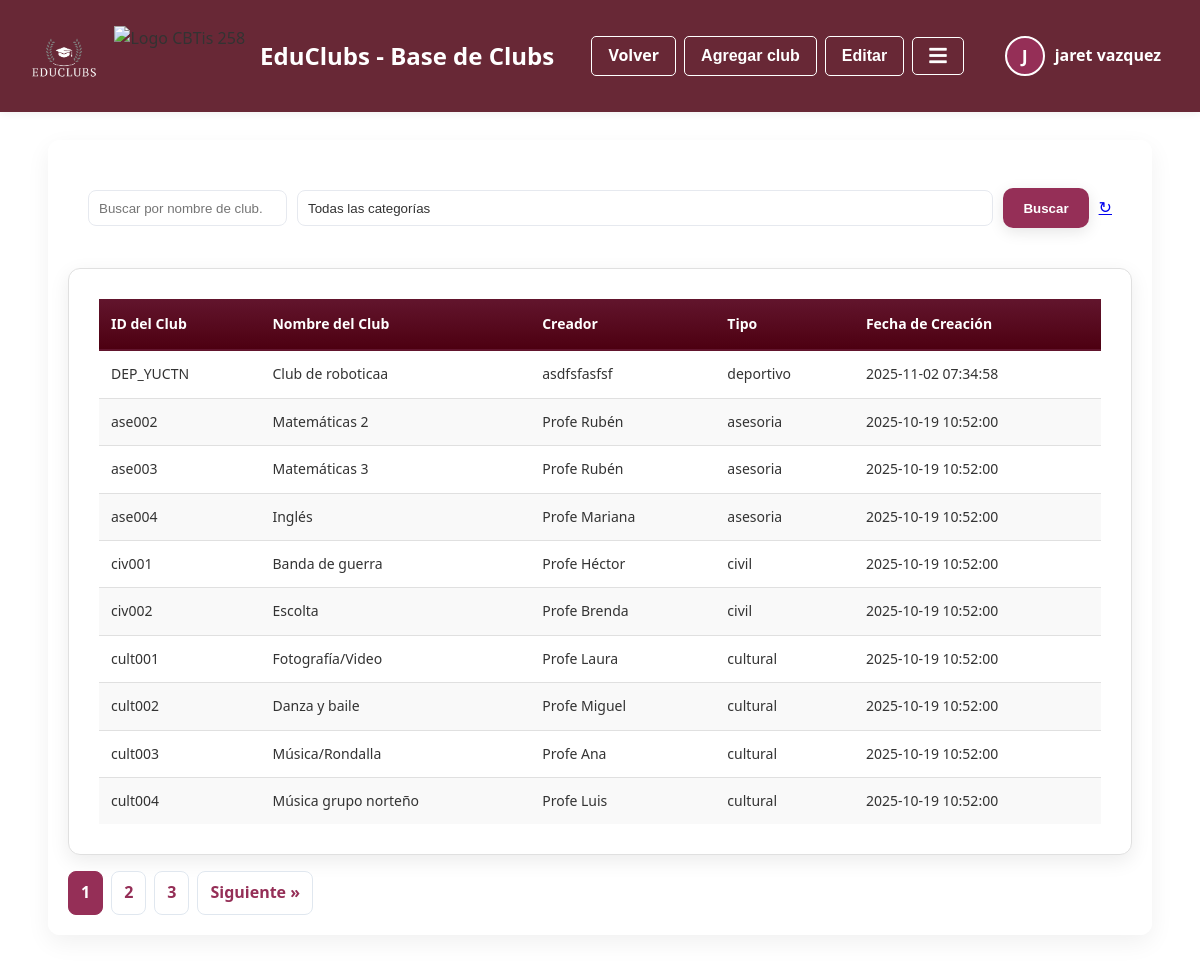
/view_clubs.php (signed in), run on the app's committed database.
### tables this page shows
CREATE TABLE `clubs` (
  `club_id` varchar(50) NOT NULL,
  `club_name` varchar(100) NOT NULL,
  `password` varchar(255) DEFAULT NULL,
  `creator_name` varchar(100) NOT NULL,
  `club_type` enum('cultural','deportivo','civil','asesoria') NOT NULL,
  `created_at` datetime DEFAULT current_timestamp()
);

### view_clubs.php (the view, shortened to what this page needs)
<?php
require 'includes/config.php';
$search = trim($_GET['search'] ?? '');
$type = trim($_GET['type'] ?? '');
$page = max(1, intval($_GET['page'] ?? 1));
$limit = 10;
$offset = ($page - 1) * $limit;
$params = [];
$whereSql = '';
$countSql = "SELECT COUNT(*) FROM clubs $whereSql";
$countStmt = $pdo->prepare($countSql);
$countStmt->execute($params);
$total = (int) $countStmt->fetchColumn();
$totalPages = $total > 0 ? ceil($total / $limit) : 1;
$sql = "SELECT club_id, club_name, creator_name, club_type, created_at FROM clubs $whereSql ORDER BY created_at DESC LIMIT ? OFFSET ?";
$stmt = $pdo->prepare($sql);
$paramIndex = 1;
$stmt->bindValue($paramIndex++, $limit, PDO::PARAM_INT);
$stmt->bindValue($paramIndex++, $offset, PDO::PARAM_INT);
$stmt->execute();
$clubs = $stmt->fetchAll(PDO::FETCH_ASSOC);
?>
<!doctype html>
<html lang="es">
<head>
  <link rel="stylesheet" href="https://cdnjs.cloudflare.com/ajax/libs/font-awesome/5.15.3/css/all.min.css">
  <link rel="stylesheet" href="css/main-modern.css">
  <link rel="stylesheet" href="css/menu.css">
  <link rel="stylesheet" href="css/table-styles.css?v=<?= time() ?>">
  <link rel="stylesheet" href="css/notification.css?v=<?= time() ?>">
</head>
<body class="fade-in-content">
 <header class="main-header">
    <div class="logo">
        <img src="admin/assets/img/logo.png" alt="Logo EduClubs" style="height: 80px; margin-right: 10px;">
        <img src="https://imgs.search.brave.com/iH58Yz2SiQN00OY9h2I7Efo09BFFa5heeAaEj_uNTsM/rs:fit:860:0:0:0/g:ce/aHR0cHM6Ly9jYnRp/czI1OC5lZHUubXgv/d3AtY29udGVudC91/cGxvYWRzLzIwMjQv/MDgvY2J0aXMyNTgt/bG9nby5wbmc" alt="Logo CBTis 258" style="height: 60px; margin-right: 15px;">
        <span>EduClubs - Base de Clubs</span>
    </div>
  <div class="header-actions">
    <a href="teacher/dashboard.php" class="btn">Volver</a>
    <button id="openModalBtn" class="btn" type="button" aria-haspopup="dialog" onclick="document.getElementById('modal').classList.add('show');document.body.style.overflow='hidden'"> Agregar club</button>
    <button id="toggleEditBtn" class="btn" type="button">Editar</button>
    <div style="display: flex; align-items: center; gap: 12px; margin-left: auto;">
        <?php include 'includes/teacher_menu.php'; ?>
    </div>
  </div>
 </header>
  <div class="container fade-in-content">
    <div class="card">
      <form id="filterForm" class="filter-row">
        <input type="search" id="searchInput" name="search" placeholder="Buscar por nombre de club..." value="<?= htmlspecialchars($search) ?>">
        <select id="typeFilter" name="type">
          <option value="">Todas las categorías</option>
        </select>
        <button type="submit" class="btn">Buscar</button>
        <a href="view_clubs.php" class="reset-btn" title="Restablecer filtros">↻</a>
      </form>
      <?php if (empty($clubs)): ?>
        <p>No se encontraron clubs con los filtros seleccionados.</p>
      <?php else: ?>
        <div class="table-container">
          <table class="styled-table">
            <thead>
              <tr>
                <th>ID del Club</th>
                <th>Nombre del Club</th>
                <th>Creador</th>
                <th>Tipo</th>
                <th>Fecha de Creación</th>
              </tr>
            </thead>
            <tbody>
              <?php foreach ($clubs as $club): ?>
                <tr data-id="<?= htmlspecialchars($club['club_id']) ?>" data-name="<?= htmlspecialchars($club['club_name']) ?>">
                  <td data-label="ID del Club" data-col="club_id"><?= htmlspecialchars($club['club_id']) ?></td>
                  <td data-label="Nombre del Club" data-col="club_name"><?= htmlspecialchars($club['club_name']) ?></td>
                  <td data-label="Creador" data-col="creator_name"><?= htmlspecialchars($club['creator_name']) ?></td>
                  <td data-label="Tipo" data-col="club_type"><?= htmlspecialchars($club['club_type']) ?></td>
                  <td data-label="Fecha de Creación"><?= htmlspecialchars($club['created_at']) ?></td>
                </tr>
              <?php endforeach; ?>
            </tbody>
          </table>
        </div>
      <?php endif; ?>
      <?php
      if ($totalPages > 1) {
          echo '<div class="pagination">';
          $queryParams = ['search' => $search, 'type' => $type];
          for ($i = 1; $i <= $totalPages; $i++) {
              $activeClass = ($i == $page) ? 'active' : '';
              echo '<a href="?' . http_build_query(array_merge($queryParams, ['page' => $i])) . '" class="' . $activeClass . '">' . $i . '</a>';
          }
          if ($page < $totalPages) {
              echo '<a href="?' . http_build_query(array_merge($queryParams, ['page' => $page + 1])) . '">Siguiente &raquo;</a>';
          }
          echo '</div>';
      }
      ?>
    </div>
  </div>
</body>
</html>

### css/main-modern.css (style rules this page uses)
:root { --primary-color: #2c3e50; --secondary-color: #34495e; --accent-color: #4D0011; --text-color-light: #ecf0f1; --text-color-dark: #2c3e50; --bg-color: #ecf0f1; --container-bg: #ffffff; --header-bg: #ffffff; --button-primary-bg: var(--primary-color); --button-primary-hover-bg: var(--secondary-color); --shadow-color: rgba(0, 0, 0, 0.1); --card-bg: #ffffff; --card-border: #bdc3c7; --card-shadow: rgba(0, 0, 0, 0.1); }
* { margin: 0; padding: 0; box-sizing: border-box; }
body { font-family: 'Poppins', sans-serif; background-color: var(--bg-color); color: var(--text-color-dark); line-height: 1.6; min-height: 100vh; }
.table-container { background: var(--container-bg); border-radius: 8px; box-shadow: 0 4px 15px var(--shadow-color); padding: 30px; overflow-x: auto; }
.styled-table { width: 100%; border-collapse: collapse; color: var(--text-color-dark); }
.styled-table thead tr { background-color: var(--secondary-color); color: var(--text-color-light); text-align: left; font-weight: 600; }
.styled-table th, .styled-table td { padding: 15px 18px; border-bottom: 1px solid #dddddd; }
.styled-table tbody tr { border-bottom: 1px solid #dddddd; transition: background-color 0.2s ease; }
.styled-table tbody tr:nth-of-type(even) { background-color: #f8f9fa; }
.styled-table tbody tr:last-of-type { border-bottom: none; }

### css/menu.css (style rules this page uses)
:root { --primary-color: #4D0011; --secondary-color: #62152d; --accent-color: #952f57; --white-color: #FFFFFF; --light-gray-color: #f9f5f7; }

### css/table-styles.css (style rules this page uses)
:root { --table-header-bg: linear-gradient(to bottom, #62152d, #4D0011); --table-border-color: #e0e0e0; --table-row-hover-bg: #f5f5f5; --table-row-even-bg: #f9f9f9; --primary-color: #62152d; --secondary-color: #952f57; }
.table-container { overflow-x: auto; margin-top: 20px; border-radius: 12px; box-shadow: 0 6px 20px rgba(0, 0, 0, 0.08); background-color: #fff; border: 1px solid var(--table-border-color); }
.styled-table { width: 100%; border-collapse: collapse; }
.styled-table thead th { background: var(--table-header-bg); color: #ffffff; font-weight: 600; padding: 14px 12px; text-align: left; border-bottom: 2px solid var(--primary-color); white-space: nowrap; font-size: 14px; }
.styled-table tbody td { padding: 12px; border-bottom: 1px solid var(--table-border-color); color: #333; vertical-align: middle; font-size: 14px; }
.styled-table tbody tr { transition: background-color 0.3s ease; }
.styled-table tbody tr:nth-of-type(even) { background-color: var(--table-row-even-bg); }
.styled-table tbody tr:last-child td { border-bottom: none; }

### css/notification.css (style rules this page uses)
:root { --notification-success-bg: #e8f5e9; --notification-success-icon: #2e7d32; --notification-error-bg: #ffebee; --notification-error-icon: #c62828; --notification-info-bg: #e3f2fd; --notification-info-icon: #1565c0; --notification-warning-bg: #fff3e0; --notification-warning-icon: #ef6c00; }

### data on the page
clubs: club_id "DEP_YUCTN", club_name "Club de roboticaa", creator_name "asdfsfasfsf", club_type "deportivo", created_at "2025-11-02 07:34:58"
clubs: club_id "ase002", club_name "Matemáticas 2", creator_name "Profe Rubén", club_type "asesoria", created_at "2025-10-19 10:52:00"
clubs: club_id "ase003", club_name "Matemáticas 3", creator_name "Profe Rubén", club_type "asesoria", created_at "2025-10-19 10:52:00"
clubs: club_id "ase004", club_name "Inglés", creator_name "Profe Mariana", club_type "asesoria", created_at "2025-10-19 10:52:00"
clubs: club_id "civ001", club_name "Banda de guerra", creator_name "Profe Héctor", club_type "civil", created_at "2025-10-19 10:52:00"
clubs: club_id "civ002", club_name "Escolta", creator_name "Profe Brenda", club_type "civil", created_at "2025-10-19 10:52:00"
clubs: club_id "cult001", club_name "Fotografía/Video", creator_name "Profe Laura", club_type "cultural", created_at "2025-10-19 10:52:00"
clubs: club_id "cult002", club_name "Danza y baile", creator_name "Profe Miguel", club_type "cultural", created_at "2025-10-19 10:52:00"
clubs: club_id "cult003", club_name "Música/Rondalla", creator_name "Profe Ana", club_type "cultural", created_at "2025-10-19 10:52:00"
clubs: club_id "cult004", club_name "Música grupo norteño", creator_name "Profe Luis", club_type "cultural", created_at "2025-10-19 10:52:00"

### other printed values
$user['username'][0] "J"
$user['username'] "jaret vazquez"
